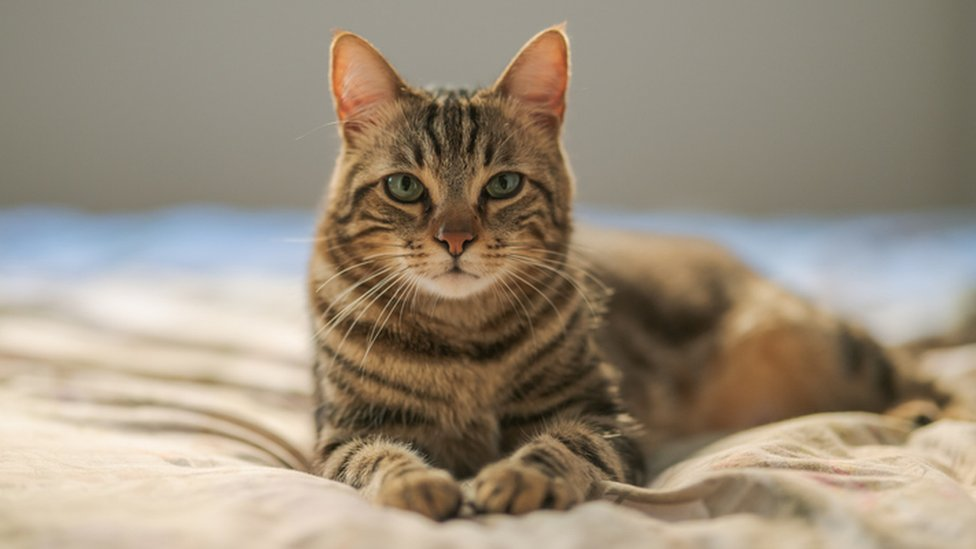
#> input picture opencv/media/cat.jpg, 976 x 549 px
$ python advanced_masking.py
#> lines starting #> are read from the running program, lines starting #| are printed output that depends on the picture; after the words box and inside, x2 and y2 are one past the last pixel; in counts of white or black regions, pixels touching at a corner belong together
import cv2 as cv
import numpy as np

img = cv.imread('media/cat.jpg')
#> img is the input picture: shape (549, 976, 3); mean B, G, R 124.7, 142.7, 155.3

blank = np.zeros(img.shape[:2], dtype='uint8')

cirle = cv.circle(blank.copy(), (img.shape[1]//2, img.shape[0]//2), 100, 255, -1)
rectangle = cv.rectangle(blank.copy(), (0,0), (img.shape[1]//2, img.shape[0]), 255, -1)

cv.imshow('rectangle', rectangle)
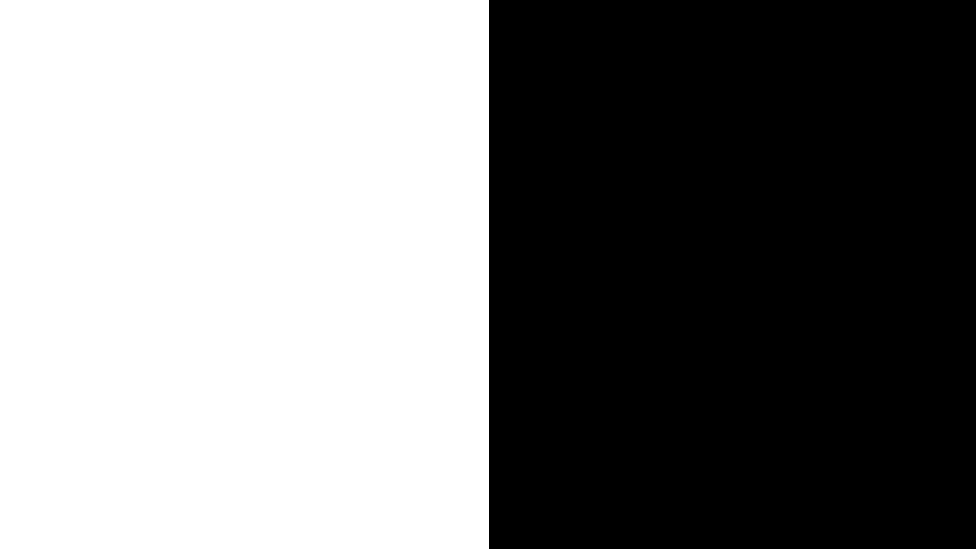
#> window 'rectangle': shape (549, 976); 50.1% white; 1 black region, box (x1, y1, x2, y2) and area: (489, 0, 976, 549) 267363
cv.imshow('circle', cirle)
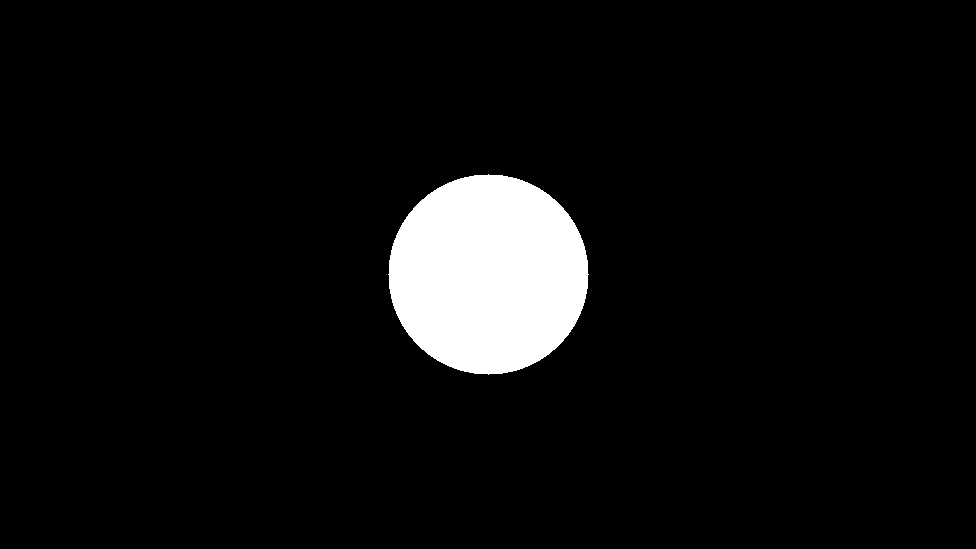
#> window 'circle': shape (549, 976); 5.9% white; 1 white region, box (x1, y1, x2, y2) and area: (388, 174, 589, 375) 31417

shape1 = cv.bitwise_and(cirle, rectangle)
cv.imshow('shape', shape1)
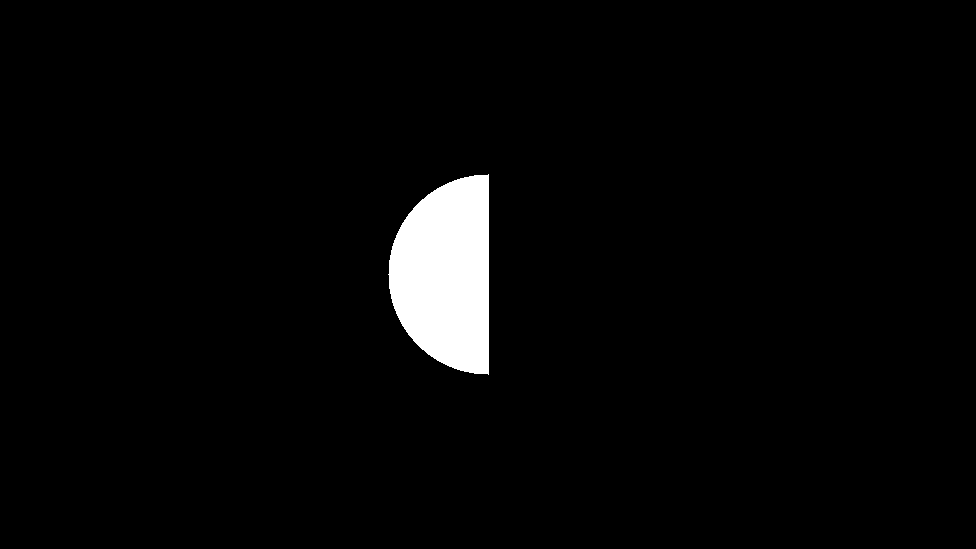
#> window 'shape': shape (549, 976); 3% white; 1 white region, box (x1, y1, x2, y2) and area: (388, 174, 489, 375) 15809

masked = cv.bitwise_and(img, img, mask=shape1)
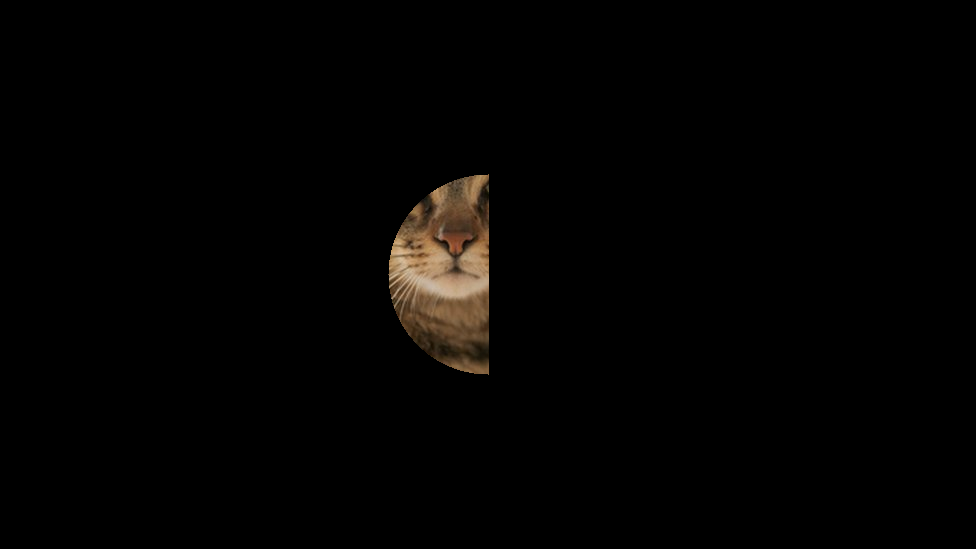
#> masked: shape (549, 976, 3); mean B, G, R 1.9, 2.8, 3.6
cv.imshow('masked', masked)

cv.waitKey(0)

$ run again, with opencv/media/city.jpg copied over opencv/media/cat.jpg
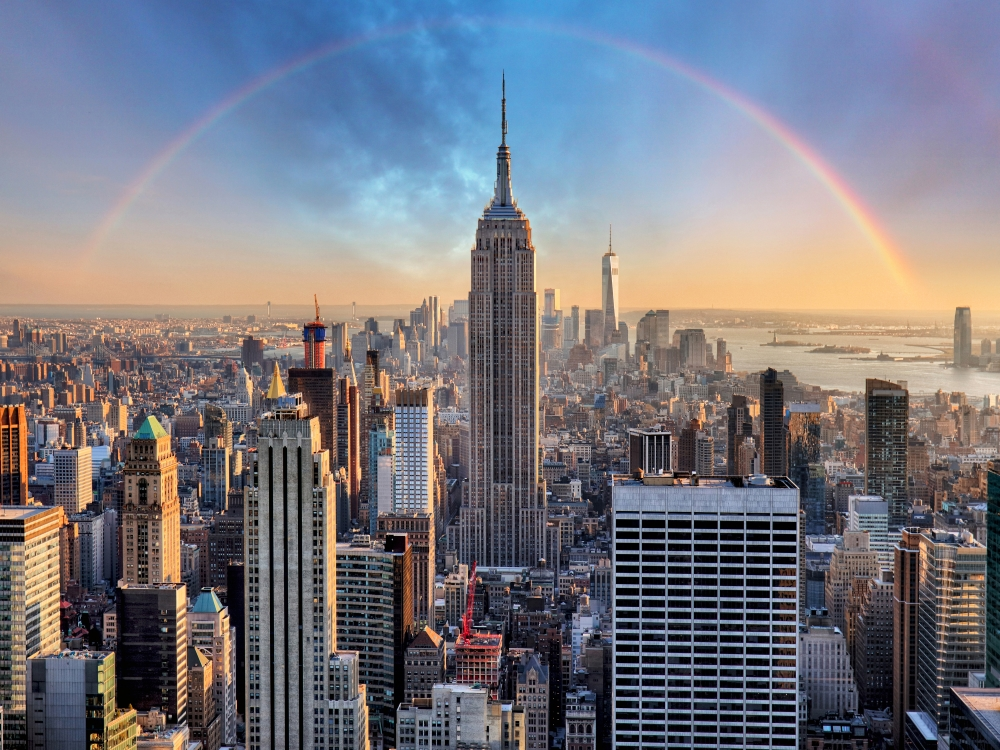
#> input picture opencv/media/city.jpg, 1000 x 750 px
#> img is the input picture: shape (750, 1000, 3); mean B, G, R 127.1, 118.6, 118.8
#> `cv.imshow('circle', cirle)`:
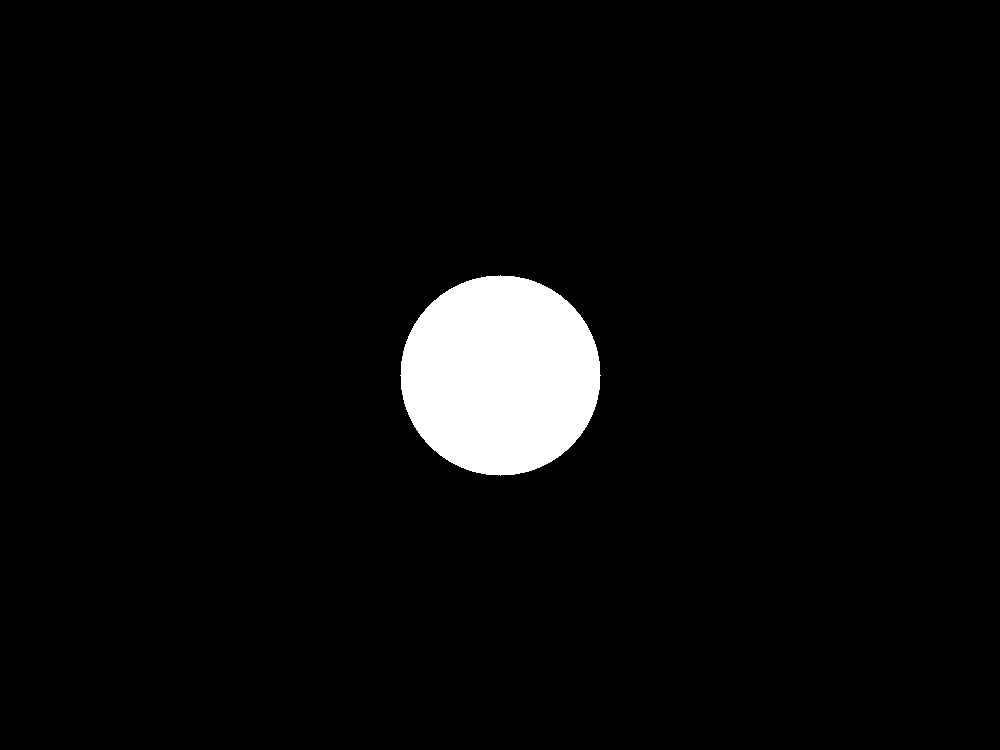
#> window 'circle': shape (750, 1000); 4.2% white; 1 white region, box (x1, y1, x2, y2) and area: (400, 275, 601, 476) 31417
#> `masked = cv.bitwise_and(img, img, mask=shape1)`:
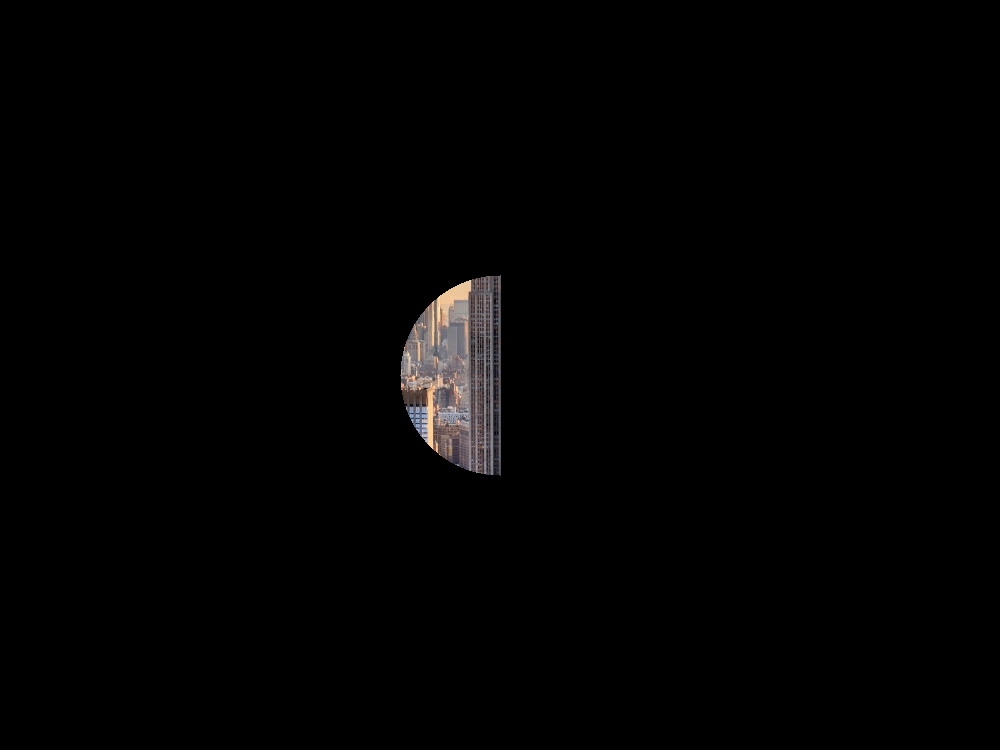
#> masked: shape (750, 1000, 3); mean B, G, R 2.3, 2.3, 2.6

$ run again, with opencv/media/drogba.jpg copied over opencv/media/cat.jpg
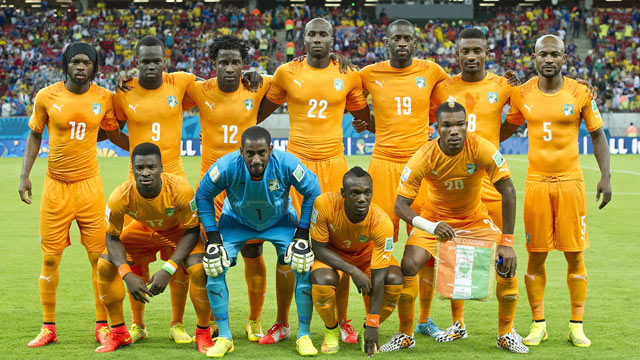
#> input picture opencv/media/drogba.jpg, 640 x 360 px
#> img is the input picture: shape (360, 640, 3); mean B, G, R 70, 134.5, 151.1
#> `cv.imshow('rectangle', rectangle)`:
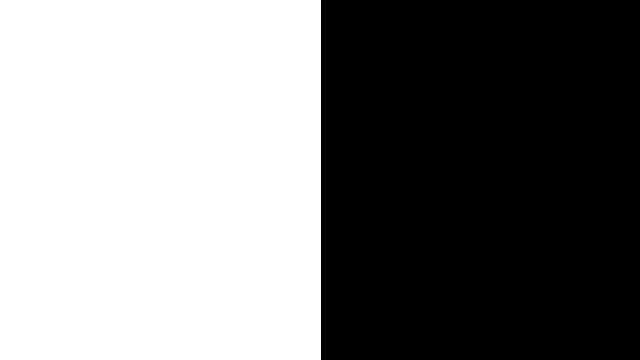
#> window 'rectangle': shape (360, 640); 50.2% white; 1 black region, box (x1, y1, x2, y2) and area: (321, 0, 640, 360) 114840
#> `masked = cv.bitwise_and(img, img, mask=shape1)`:
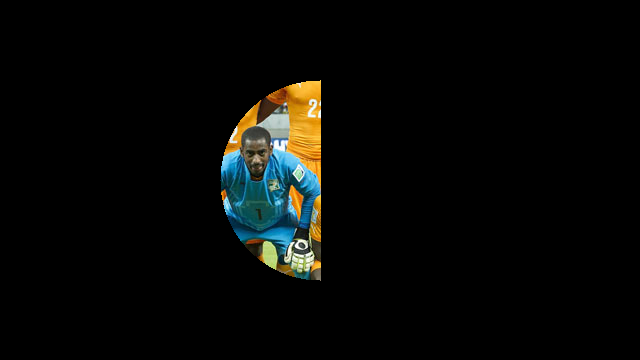
#> masked: shape (360, 640, 3); mean B, G, R 6.6, 8.5, 7.5
